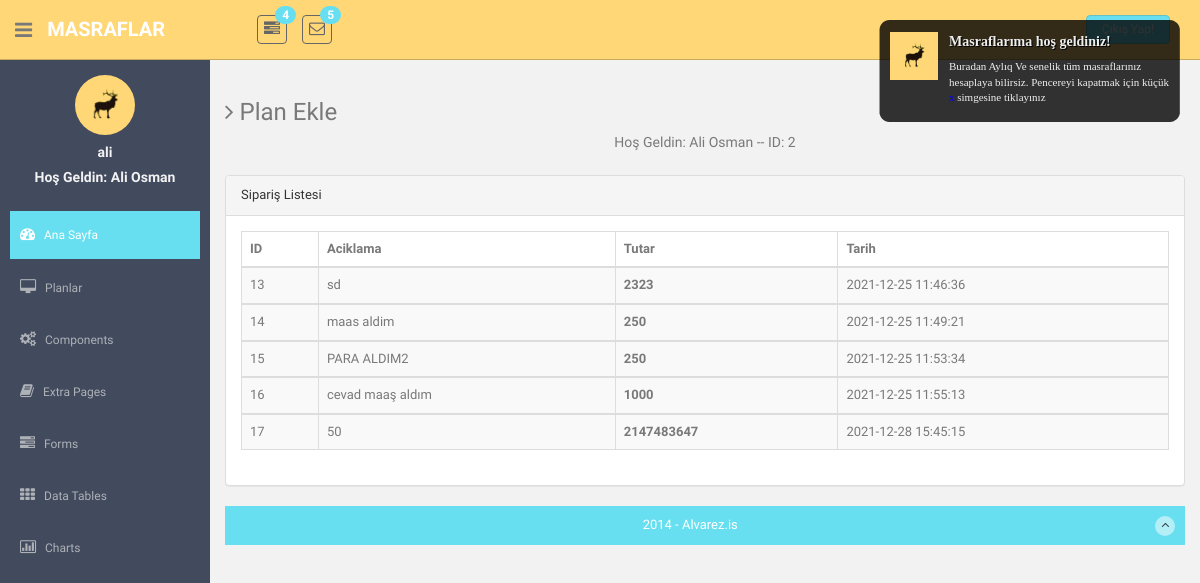
Page /income_list.php (signed in) on the committed database.
### tables this page shows
CREATE TABLE `users` (
  `users_id` int(11) NOT NULL,
  `users_name` varchar(50) DEFAULT NULL,
  `users_password` varchar(50) DEFAULT NULL,
  `users_mail` varchar(100) DEFAULT NULL,
  `users_namesurname` varchar(100) DEFAULT NULL,
  `users_authority` varchar(50) DEFAULT NULL,
  `users_status` varchar(50) DEFAULT NULL,
  `users_date` date DEFAULT NULL
);

CREATE TABLE `income` (
  `income_id` int(255) NOT NULL,
  `income_description` varchar(555) NOT NULL,
  `income_price` int(155) NOT NULL,
  `income_user_id` int(255) NOT NULL,
  `income_date` datetime NOT NULL
);

### income_list.php (the view, shortened to what this page needs)
  <?php include "header.php"; ?>
  <?php include "sidebar.php";?>
<section id="main-content">
       <section class="wrapper site-min-height">
       	<h3><i class="fa fa-angle-right"></i> Plan Ekle</h3>
                                                           <h5 class="centered">
                                             <?php
                                             $askusers=$db->prepare("SELECT users_namesurname,users_id FROM users WHERE users_name=:users_name");
                                             $askusers->execute(array(
                                             'users_name' => $_SESSION['users_name']
                                             ));
                                             foreach ($askusers as $row)
                                             {
                                             echo "Hoş Geldin:  ".$row['users_namesurname'] ;
                                             echo " -- ID:  ".$row['users_id'] ;
                                             $kullanici_id= $row['users_id'] ;
                                             }
                                             ?></h5>
       	<div class="row mt">
       		<div class="col-lg-12">
               <div class="row">
             <div class="col-md-12">
                 <div class="panel panel-default">
                     <div class="panel-heading">
                         Sipariş Listesi
                     </div>
                     <div class="panel-body">
                         <div class="table-responsive">
                             <table class="table table-striped table-bordered table-hover">
                                 <thead>
                                     <tr>
                                                     <th>ID</th>
                                                     <th>Aciklama</th>
                                                     <th>Tutar</th>
                                                     <th>Tarih</th>
                                     </tr>
                                 </thead>
                                             <?php
                                                     $veriler = $db->query("SELECT * FROM income WHERE $kullanici_id = income_user_id  ORDER BY income_user_id  DESC")->fetchAll();
                                                     foreach ($veriler as $row)
                                                     {
                                             ?>
                                     <tbody>
                                     <tr>
                                                     <td><?php echo $row['income_id']."<br />\n"; ?></td>
                                                     <td><?php echo $row['income_description']."<br />\n"; ?></td>
                                                     <td><b><?php echo $row['income_price']."<br />\n"; ?></td></b>
                                                     <td><?php echo $row['income_date']."<br />\n"; ?></td>
                                             <?php }?>
                                     </tr>
                             </tbody>
                             </table>
                         </div>
                     </div>
                 </div>
             </div>
             </div>
         </div>
         </div>
   <?php include "footer.php";?>

### sidebar.php (shortened to what this page needs)
<aside>
    <div id="sidebar"  class="nav-collapse ">
        <ul class="sidebar-menu" id="nav-accordion">
        	  <p class="centered"><a href="profile.html"><img src="assets/img/ui-sam.jpg" class="img-circle" width="60"></a></p>
              <h5 class="centered"><?php echo $_SESSION['users_name'];?></h5>
              <h5 class="centered">
              <?php
          $askusers=$db->prepare("SELECT users_namesurname,users_id FROM users WHERE users_name=:users_name");
          $askusers->execute(array(
          'users_name' => $_SESSION['users_name']
          ));
          foreach ($askusers as $row)
          {
              echo "Hoş Geldin:  ".$row['users_namesurname'] ;
          }
          ?></h5>
            <li class="mt">
                <a class="active" href="index.php">
                    <i class="fa fa-dashboard"></i>
                    <span>Ana Sayfa</span>
                </a>
            </li>
            <li class="sub-menu">
                <a href="javascript:;" >
                    <i class="fa fa-desktop"></i>
                    <span>Planlar</span>
                </a>
            </li>
            <li class="sub-menu">
                <a href="javascript:;" >
                    <i class="fa fa-cogs"></i>
                    <span>Components</span>
                </a>
            </li>
            <li class="sub-menu">
                <a href="javascript:;" >
                    <i class="fa fa-book"></i>
                    <span>Extra Pages</span>
                </a>
            </li>
            <li class="sub-menu">
                <a href="javascript:;" >
                    <i class="fa fa-tasks"></i>
                    <span>Forms</span>
                </a>
            </li>
            <li class="sub-menu">
                <a href="javascript:;" >
                    <i class="fa fa-th"></i>
                    <span>Data Tables</span>
                </a>
            </li>
            <li class="sub-menu">
                <a href="javascript:;" >
                    <i class=" fa fa-bar-chart-o"></i>
                    <span>Charts</span>
                </a>
            </li>
        </ul>
    </div>
</aside>

### assets/css/style.css (style rules this page uses)
body { color: #797979; background: #f2f2f2; font-family: 'Ruda', sans-serif; padding: 0px !important; margin: 0px !important; font-size:13px; }
ul li { list-style: none; }
a, a:hover, a:focus { text-decoration: none; outline: none; }
.centered { text-align: center; }
.mt { margin-top: 25px; }
#sidebar { width: 210px; height: 100%; position: fixed; background: #424a5d; }
#sidebar h5 { color: #f2f2f2; font-weight: 700; }
#sidebar ul li { position: relative; }
ul.sidebar-menu , ul.sidebar-menu li ul.sub { margin: -2px 0 0; padding: 0; }
ul.sidebar-menu { margin-top: 75px; }
ul.sidebar-menu li { margin-bottom: 5px; margin-left:10px; margin-right:10px; }
ul.sidebar-menu li.sub-menu { line-height: 15px; }
ul.sidebar-menu li a span { display: inline-block; }
ul.sidebar-menu li a { color: #aeb2b7; text-decoration: none; display: block; padding: 15px 0 15px 10px; font-size: 12px; outline: none; -webkit-transition: all 0.3s ease; -moz-transition: all 0.3s ease; -o-transition: all 0.3s ease; -ms-transition: all 0.3s ease; transition: all 0.3s ease; }
ul.sidebar-menu li a.active, ul.sidebar-menu li a:hover, ul.sidebar-menu li a:focus { background: #68dff0; color: #fff; display: block; -webkit-transition: all 0.3s ease; -moz-transition: all 0.3s ease; -o-transition: all 0.3s ease; -ms-transition: all 0.3s ease; transition: all 0.3s ease; }
ul.sidebar-menu li a i { font-size: 15px; padding-right: 6px; }
ul.sidebar-menu li a.active i { color: #fff; }
#main-content { margin-left: 210px; }
.wrapper { display: inline-block; margin-top: 60px; padding-left: 15px; padding-right: 15px; padding-bottom: 15px; padding-top: 0px; width: 100%; }
.site-min-height { min-height: 900px; }

### rows in the picture
users: users_namesurname "Ali Osman", users_id "2"
income: income_id "13", income_description "sd", income_price "2323", income_date "2021-12-25 11:46:36"
income: income_id "14", income_description "maas aldim", income_price "250", income_date "2021-12-25 11:49:21"
income: income_id "15", income_description "PARA ALDIM2", income_price "250", income_date "2021-12-25 11:53:34"
income: income_id "16", income_description "cevad maaş aldım", income_price "1000", income_date "2021-12-25 11:55:13"
income: income_id "17", income_description "50", income_price "2147483647", income_date "2021-12-28 15:45:15"

### other values in the picture
$_SESSION['users_name'] "ali"
